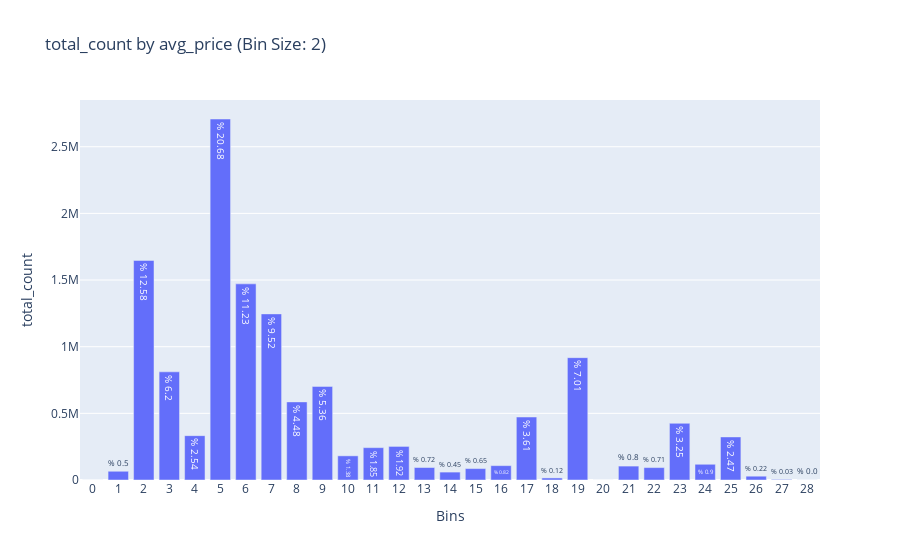

Notebook code for this chart:
### Code cell
helper.plot_histogram(df = enhance(df).query("avg_price < 60"), 
                      bin_by="avg_price", 
                      bin_size=2, 
                      bars_by="total_count")

### Figure 1 — Plotly figure (JSON) as saved in the notebook; plotly's stock layout.template omitted (floating-point values rounded to 4 significant figures)
{"data": [{"alignmentgroup": "True", "hovertemplate": "Bins=%{x}<br>total_count=%{y}<br>perc_total=%{text}<extra></extra>", "legendgroup": "", "marker": {"color": "#636efa", "pattern": {"shape": ""}}, "name": "", "offsetgroup": "", "orientation": "v", "showlegend": false, "text": ["% 0.0", "% 0.5", "% 12.58", "% 6.2", "% 2.54", "% 20.68", "% 11.23", "% 9.52", "% 4.48", "% 5.36", "% 1.38", "% 1.85", "% 1.92", "% 0.72", "% 0.45", "% 0.65", "% 0.82", "% 3.61", "% 0.12", "% 7.01", "% 0.0", "% 0.8", "% 0.71", "% 3.25", "% 0.9", "% 2.47", "% 0.22", "% 0.03", "% 0.0"], "textposition": "auto", "type": "bar", "x": ["0", "1", "2", "3", "4", "5", "6", "7", "8", "9", "10", "11", "12", "13", "14", "15", "16", "17", "18", "19", "20", "21", "22", "23", "24", "25", "26", "27", "28"], "xaxis": "x", "y": [0, 65557, 1647145, 811512, 332702, 2708044, 1471235, 1246176, 586051, 702138, 181204, 242658, 251979, 93796, 59322, 85660, 107685, 472567, 15462, 917631, 0, 104311, 93169, 425266, 117998, 323128, 28583, 4307, 348], "yaxis": "y"}], "layout": {"barmode": "relative", "legend": {"tracegroupgap": 0}, "title": {"text": "total_count by avg_price (Bin Size: 2)"}, "xaxis": {"anchor": "y", "domain": [0, 1], "title": {"text": "Bins"}}, "yaxis": {"anchor": "x", "domain": [0, 1], "title": {"text": "total_count"}}}}
